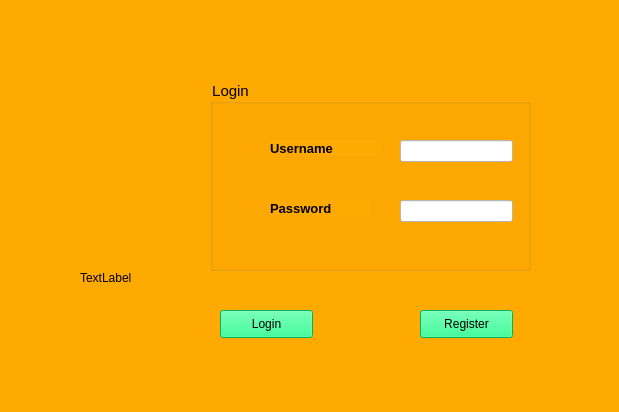
<?xml version="1.0" encoding="UTF-8"?>
<ui version="4.0">
 <class>MainWindow</class>
 <widget class="QMainWindow" name="MainWindow">
  <property name="geometry">
   <rect>
    <x>0</x>
    <y>0</y>
    <width>619</width>
    <height>412</height>
   </rect>
  </property>
  <property name="windowTitle">
   <string>MainWindow</string>
  </property>
  <property name="autoFillBackground">
   <bool>false</bool>
  </property>
  <property name="styleSheet">
   <string notr="true">background-color: rgb(255, 170, 0);</string>
  </property>
  <widget class="QWidget" name="centralwidget">
   <widget class="QPushButton" name="pushButton">
    <property name="geometry">
     <rect>
      <x>220</x>
      <y>310</y>
      <width>93</width>
      <height>28</height>
     </rect>
    </property>
    <property name="styleSheet">
     <string notr="true">background-color: rgb(0, 255, 127);</string>
    </property>
    <property name="text">
     <string>Login</string>
    </property>
   </widget>
   <widget class="QPushButton" name="pushButton_2">
    <property name="geometry">
     <rect>
      <x>420</x>
      <y>310</y>
      <width>93</width>
      <height>28</height>
     </rect>
    </property>
    <property name="styleSheet">
     <string notr="true">background-color: rgb(0, 255, 127);</string>
    </property>
    <property name="text">
     <string>Register</string>
    </property>
   </widget>
   <widget class="QLabel" name="label_3">
    <property name="geometry">
     <rect>
      <x>40</x>
      <y>70</y>
      <width>131</width>
      <height>171</height>
     </rect>
    </property>
    <property name="text">
     <string/>
    </property>
   </widget>
   <widget class="QGroupBox" name="groupBox">
    <property name="geometry">
     <rect>
      <x>210</x>
      <y>80</y>
      <width>321</width>
      <height>191</height>
     </rect>
    </property>
    <property name="font">
     <font>
      <pointsize>11</pointsize>
     </font>
    </property>
    <property name="title">
     <string>Login</string>
    </property>
    <widget class="QLineEdit" name="lineEdit_2">
     <property name="geometry">
      <rect>
       <x>190</x>
       <y>60</y>
       <width>113</width>
       <height>22</height>
      </rect>
     </property>
     <property name="styleSheet">
      <string notr="true">background-color: rgb(255, 255, 255);</string>
     </property>
    </widget>
    <widget class="QLineEdit" name="lineEdit">
     <property name="geometry">
      <rect>
       <x>190</x>
       <y>120</y>
       <width>113</width>
       <height>22</height>
      </rect>
     </property>
     <property name="styleSheet">
      <string notr="true">background-color: rgb(255, 255, 255);</string>
     </property>
    </widget>
    <widget class="QLabel" name="label_2">
     <property name="geometry">
      <rect>
       <x>60</x>
       <y>120</y>
       <width>101</width>
       <height>16</height>
      </rect>
     </property>
     <property name="font">
      <font>
       <pointsize>10</pointsize>
       <weight>75</weight>
       <bold>true</bold>
      </font>
     </property>
     <property name="text">
      <string>Password</string>
     </property>
    </widget>
    <widget class="QLabel" name="label">
     <property name="geometry">
      <rect>
       <x>60</x>
       <y>60</y>
       <width>111</width>
       <height>16</height>
      </rect>
     </property>
     <property name="font">
      <font>
       <pointsize>10</pointsize>
       <weight>75</weight>
       <bold>true</bold>
      </font>
     </property>
     <property name="text">
      <string>Username</string>
     </property>
    </widget>
   </widget>
   <widget class="QLabel" name="label_4">
    <property name="enabled">
     <bool>true</bool>
    </property>
    <property name="geometry">
     <rect>
      <x>80</x>
      <y>270</y>
      <width>55</width>
      <height>16</height>
     </rect>
    </property>
    <property name="text">
     <string>TextLabel</string>
    </property>
   </widget>
  </widget>
  <widget class="QMenuBar" name="menubar">
   <property name="geometry">
    <rect>
     <x>0</x>
     <y>0</y>
     <width>619</width>
     <height>26</height>
    </rect>
   </property>
  </widget>
  <widget class="QStatusBar" name="statusbar"/>
 </widget>
 <resources/>
 <connections/>
</ui>
